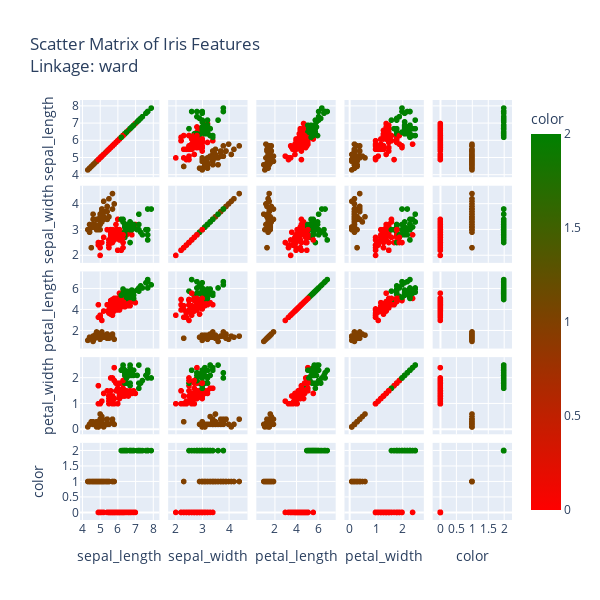
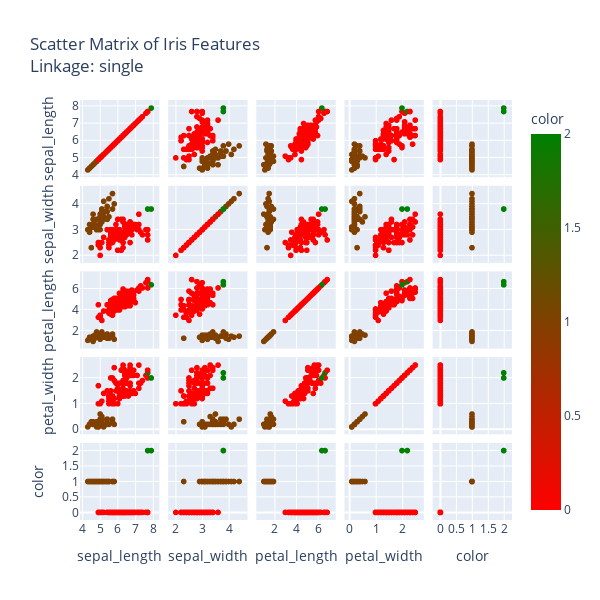
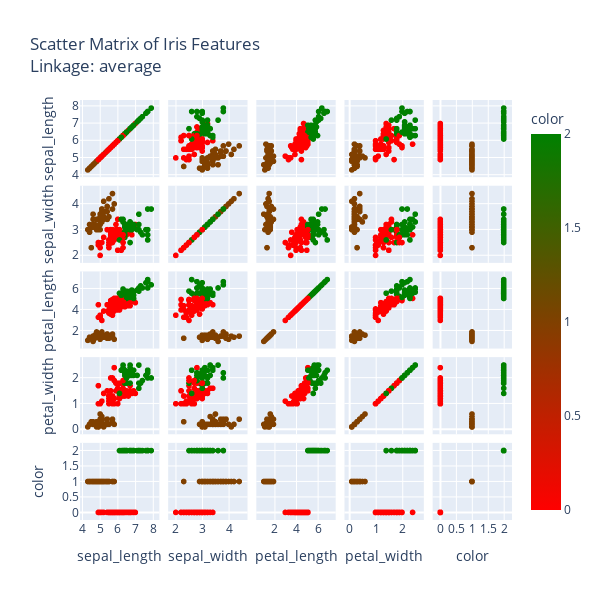
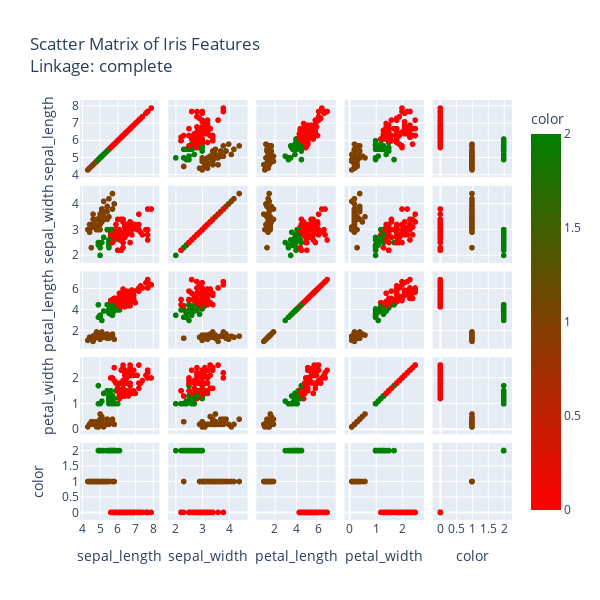

Here is the notebook cell these charts were saved with, in order:
### Code cell
results = []
k=3
techniques = ['ward','single','average','complete']
for technique in techniques:
    
    model = AgglomerativeClustering(n_clusters=k,
                               linkage=technique).fit(s)
    print('-------\n%s\nbin count: %s' % (technique, np.bincount(model.labels_)))
    fig = px.scatter_matrix(s,
                        color=model.labels_,
                        color_continuous_scale=['red','green'],
                        title='Scatter Matrix of Iris Features<br>Linkage: %s' % technique)
    fig.update_layout(
        dragmode='select',
        width=600,
        height=600,
        hovermode='closest',
    )
    fig.show()
    print('------\nresult\n%s' % technique)
    r = evaluate(model,s, df['class'].values)
    r['technique'] = technique
    results += [r]
    print('======')

### Figure 1 — Plotly figure (JSON) as saved in the notebook; plotly's stock layout.template omitted (floating-point values rounded to 4 significant figures; data arrays with more than 128 entries replaced by an {"elided": "..."} marker saying what was removed)
{"data": [{"dimensions": [{"axis": {"matches": true}, "label": "sepal_length", "values": {"elided": "150 float values"}}, {"axis": {"matches": true}, "label": "sepal_width", "values": {"elided": "150 float values"}}, {"axis": {"matches": true}, "label": "petal_length", "values": {"elided": "150 float values"}}, {"axis": {"matches": true}, "label": "petal_width", "values": {"elided": "150 float values"}}, {"axis": {"matches": true}, "label": "color", "values": {"elided": "150 int values"}}], "hovertemplate": "%{xaxis.title.text}=%{x}<br>%{yaxis.title.text}=%{y}<br>color=%{marker.color}<extra></extra>", "legendgroup": "", "marker": {"color": {"elided": "150 int values"}, "coloraxis": "coloraxis", "symbol": "circle"}, "name": "", "showlegend": false, "type": "splom"}], "layout": {"coloraxis": {"colorbar": {"title": {"text": "color"}}, "colorscale": [[0, "red"], [1, "green"]]}, "dragmode": "select", "height": 600, "hovermode": "closest", "legend": {"tracegroupgap": 0}, "title": {"text": "Scatter Matrix of Iris Features<br>Linkage: ward"}, "width": 600}}

### Figure 2 — Plotly figure (JSON) as saved in the notebook; plotly's stock layout.template omitted (floating-point values rounded to 4 significant figures; data arrays with more than 128 entries replaced by an {"elided": "..."} marker saying what was removed)
{"data": [{"dimensions": [{"axis": {"matches": true}, "label": "sepal_length", "values": {"elided": "150 float values"}}, {"axis": {"matches": true}, "label": "sepal_width", "values": {"elided": "150 float values"}}, {"axis": {"matches": true}, "label": "petal_length", "values": {"elided": "150 float values"}}, {"axis": {"matches": true}, "label": "petal_width", "values": {"elided": "150 float values"}}, {"axis": {"matches": true}, "label": "color", "values": {"elided": "150 int values"}}], "hovertemplate": "%{xaxis.title.text}=%{x}<br>%{yaxis.title.text}=%{y}<br>color=%{marker.color}<extra></extra>", "legendgroup": "", "marker": {"color": {"elided": "150 int values"}, "coloraxis": "coloraxis", "symbol": "circle"}, "name": "", "showlegend": false, "type": "splom"}], "layout": {"coloraxis": {"colorbar": {"title": {"text": "color"}}, "colorscale": [[0, "red"], [1, "green"]]}, "dragmode": "select", "height": 600, "hovermode": "closest", "legend": {"tracegroupgap": 0}, "title": {"text": "Scatter Matrix of Iris Features<br>Linkage: single"}, "width": 600}}

### Figure 3 — Plotly figure (JSON) as saved in the notebook; plotly's stock layout.template omitted (floating-point values rounded to 4 significant figures; data arrays with more than 128 entries replaced by an {"elided": "..."} marker saying what was removed)
{"data": [{"dimensions": [{"axis": {"matches": true}, "label": "sepal_length", "values": {"elided": "150 float values"}}, {"axis": {"matches": true}, "label": "sepal_width", "values": {"elided": "150 float values"}}, {"axis": {"matches": true}, "label": "petal_length", "values": {"elided": "150 float values"}}, {"axis": {"matches": true}, "label": "petal_width", "values": {"elided": "150 float values"}}, {"axis": {"matches": true}, "label": "color", "values": {"elided": "150 int values"}}], "hovertemplate": "%{xaxis.title.text}=%{x}<br>%{yaxis.title.text}=%{y}<br>color=%{marker.color}<extra></extra>", "legendgroup": "", "marker": {"color": {"elided": "150 int values"}, "coloraxis": "coloraxis", "symbol": "circle"}, "name": "", "showlegend": false, "type": "splom"}], "layout": {"coloraxis": {"colorbar": {"title": {"text": "color"}}, "colorscale": [[0, "red"], [1, "green"]]}, "dragmode": "select", "height": 600, "hovermode": "closest", "legend": {"tracegroupgap": 0}, "title": {"text": "Scatter Matrix of Iris Features<br>Linkage: average"}, "width": 600}}

### Figure 4 — Plotly figure (JSON) as saved in the notebook; plotly's stock layout.template omitted (floating-point values rounded to 4 significant figures; data arrays with more than 128 entries replaced by an {"elided": "..."} marker saying what was removed)
{"data": [{"dimensions": [{"axis": {"matches": true}, "label": "sepal_length", "values": {"elided": "150 float values"}}, {"axis": {"matches": true}, "label": "sepal_width", "values": {"elided": "150 float values"}}, {"axis": {"matches": true}, "label": "petal_length", "values": {"elided": "150 float values"}}, {"axis": {"matches": true}, "label": "petal_width", "values": {"elided": "150 float values"}}, {"axis": {"matches": true}, "label": "color", "values": {"elided": "150 int values"}}], "hovertemplate": "%{xaxis.title.text}=%{x}<br>%{yaxis.title.text}=%{y}<br>color=%{marker.color}<extra></extra>", "legendgroup": "", "marker": {"color": {"elided": "150 int values"}, "coloraxis": "coloraxis", "symbol": "circle"}, "name": "", "showlegend": false, "type": "splom"}], "layout": {"coloraxis": {"colorbar": {"title": {"text": "color"}}, "colorscale": [[0, "red"], [1, "green"]]}, "dragmode": "select", "height": 600, "hovermode": "closest", "legend": {"tracegroupgap": 0}, "title": {"text": "Scatter Matrix of Iris Features<br>Linkage: complete"}, "width": 600}}
